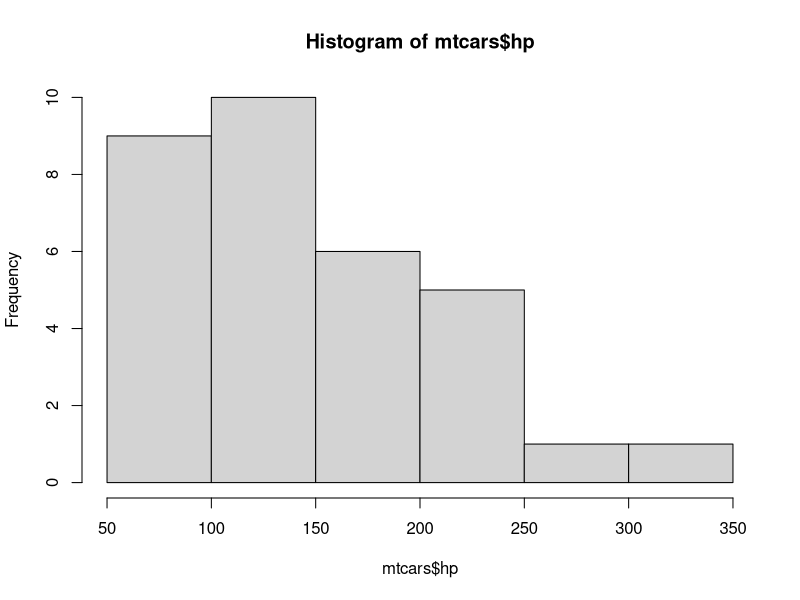
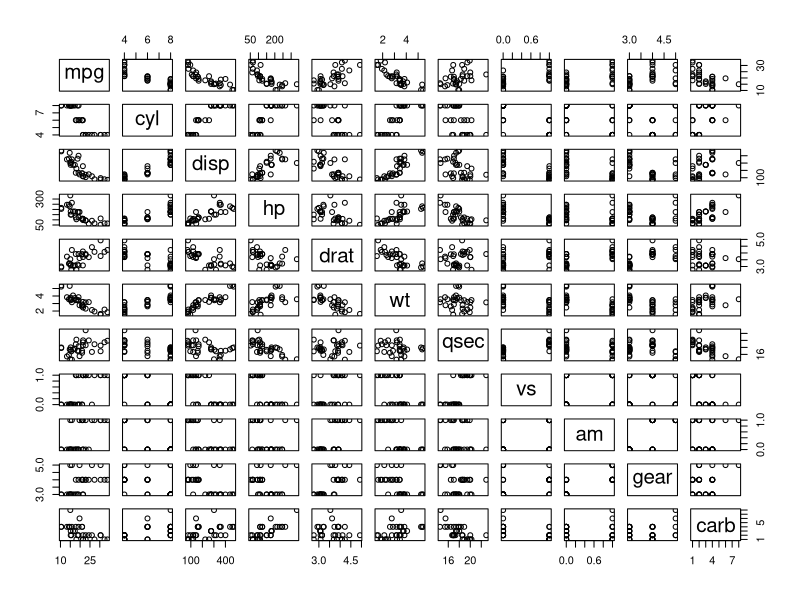

Generate these figures, in order, with R:
## ---- chunk 1
knitr::opts_chunk$set(echo = TRUE)
## ---- chunk 2
data(mtcars)
## ---- chunk 3
head(mtcars)
tail(mtcars)
## ---- chunk 4
colnames(mtcars)
rownames(mtcars)
summary(mtcars)
dim(mtcars)
## ---- chunk 5
var(mtcars$wt)
## ---- chunk 6
hist(mtcars$hp)
## ---- chunk 7
quantile(mtcars$wt, c(.2, .4, .8))

## ---- chunk 8
plot(mtcars)
## ---- chunk 9
cor(mtcars)
